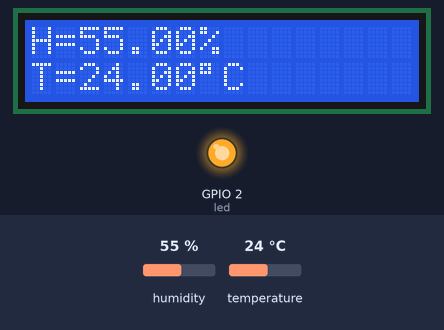
A sketch run on a simulated ESP32. On the bench: 16×2 character LCD, output pins drawn as LEDs (lit = HIGH). The test bench sets the inputs (shaded band); at power-on: humidity 55 %, temperature 24 °C. WiFi joins after 1.5 s; servers stay silent unless stated; uploads are accepted with an empty reply; what the sketch prints to the serial monitor is not drawn.

Above: at 1.8 s.
Timing chart, 0 to 3.3 s (numbered marks = the images above):
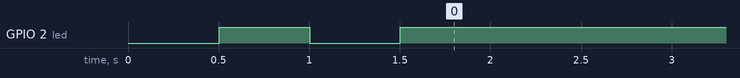

The sketch:

dht11_2_LCD_WiFi.ino
```cpp
#include <WiFi.h>
#include <HTTPClient.h> // 用途: 將 ESP32當成瀏覽器角色

#include <DHT.h>

#include <Wire.h>
#include <LiquidCrystal_I2C.h>

#define DHTPIN 27
#define DHTYPE DHT11
DHT dht(DHTPIN, DHTYPE);

const byte rows=4;
const byte cols=4;
// LiquidCrystal_I2C LCD(addr, cols, rows);
LiquidCrystal_I2C LCD(0x27, 16, 2);

// WiFi(client) 設定:
// const char* ssid="AIMESH93_B";
// const char* password="93abcd1234";
// 設定呼叫字串: server端位址+ api位址
// String server="http://192.168.208.37/web3/add_api.php";
const char* ssid="AI-08-2775";
char* password="aiclass1234";
String server="http://192.168.137.1/web3/add_api.php";

// 用內建LED燈來提示連線狀態:
const int led=2;

// 建立 http client物件:
HTTPClient http;

// 處理傳送 api的函數:
void sendData(String urlData){
  // 組合
  String str=server+urlData;
  // 先將組合好的字串塞給 http物件, 還未真的送出!
  http.begin(str);

  // Debug 印字串看看:
  Serial.print("str: ");
  Serial.println(str);

  int httpCode=http.GET();
  if(httpCode == HTTP_CODE_OK){ // HTTP_CODE_OK=200
    String responsePayload=http.getString(); // 取得網站回應結果(字串)
    Serial.println("server response Payload: ");
    Serial.println(responsePayload);

  }else{
    Serial.println("server response Code: ");
    Serial.println(httpCode);
  }
  http.end();
  delay(20000); // 給個 20s延遲, 免得 DDOS server.
}


void setup() {
  Serial.begin(115200);
  pinMode(led, OUTPUT);

  WiFi.mode(WIFI_STA); // station模式, 當成瀏覽器去連線別的主機.
  WiFi.begin(ssid, password);
  while(WiFi.status() != WL_CONNECTED){
    delay(500);
    Serial.print(".");
    digitalWrite(led, !digitalRead(led)); // 讓內建 LED閃爍
  }
  Serial.println();
  Serial.println("DHT11+ LCD+ WiFi connected!");
  digitalWrite(led, HIGH); // 正確連上, 讓 LED恆亮

  //dht object initialize
  dht.begin();

  LCD.init();
  //背光
  LCD.backlight();
}

String str="";
byte temp=B11011111; // binary number前面加個大寫 B, => 11011111:°

void loop() {
  String strData="";


  float humidity1=dht.readHumidity();
  delay(50);
  float humidity2=dht.readHumidity();
  delay(50);
  float humidity3=dht.readHumidity();

  float temperature=dht.readTemperature();


  float humidity=humidity1+humidity2+humidity3;
  humidity /=3;
  // isnan(float) 用這個函數判斷時, 只能接受浮點數; 其他會出邏輯問題
  if(isnan(humidity1) || isnan(temperature)){
    Serial.println("failed to read from DHT sensor!");
    LCD.clear();
    LCD.setCursor(0,0);
    LCD.print("failed to read");
    LCD.setCursor(0,1);
    LCD.print("from DHT sensor!");
    return;
  }

  str=humidity;
  LCD.clear();
  LCD.setCursor(0,0);
  LCD.print("H="+str+"%");

  LCD.setCursor(0,1);
  str=temperature;
  LCD.print("T="+str);
  LCD.write(temp);
  LCD.print("C");


  Serial.print("humidity: ");
  Serial.print(humidity);
  Serial.print("%\t");
  Serial.print("Temperature: ");
  Serial.print(temperature);
  Serial.print("*C\n");

  //準備要存的資料字串: 用 String(變數)將量測數據轉換成字串
  strData="?temp="+String(temperature)+"&humi="+String(humidity);
  //送出字串
  sendData(strData);

  delay(2000);
}
```
